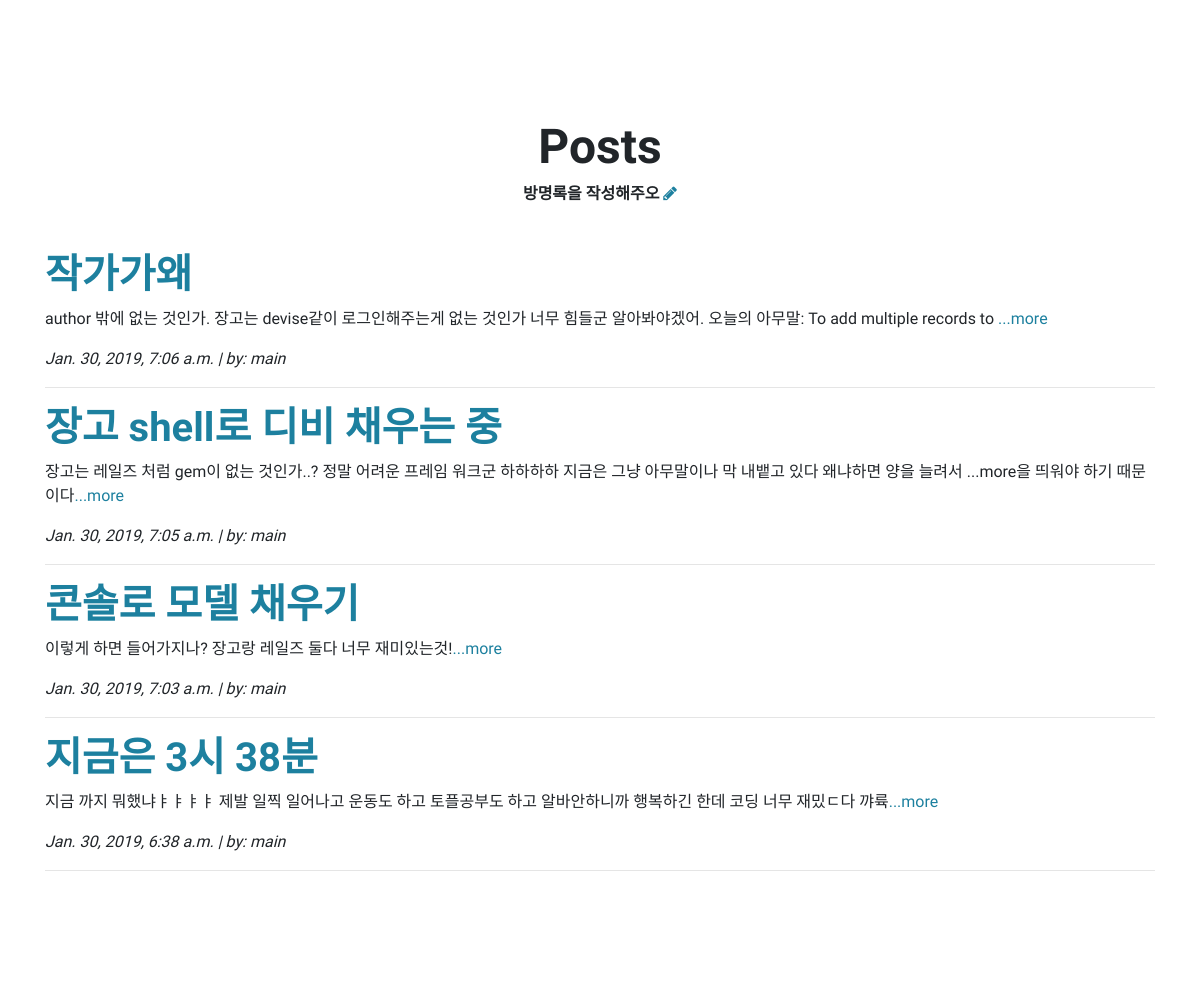
The app's page / (middle part), older data.
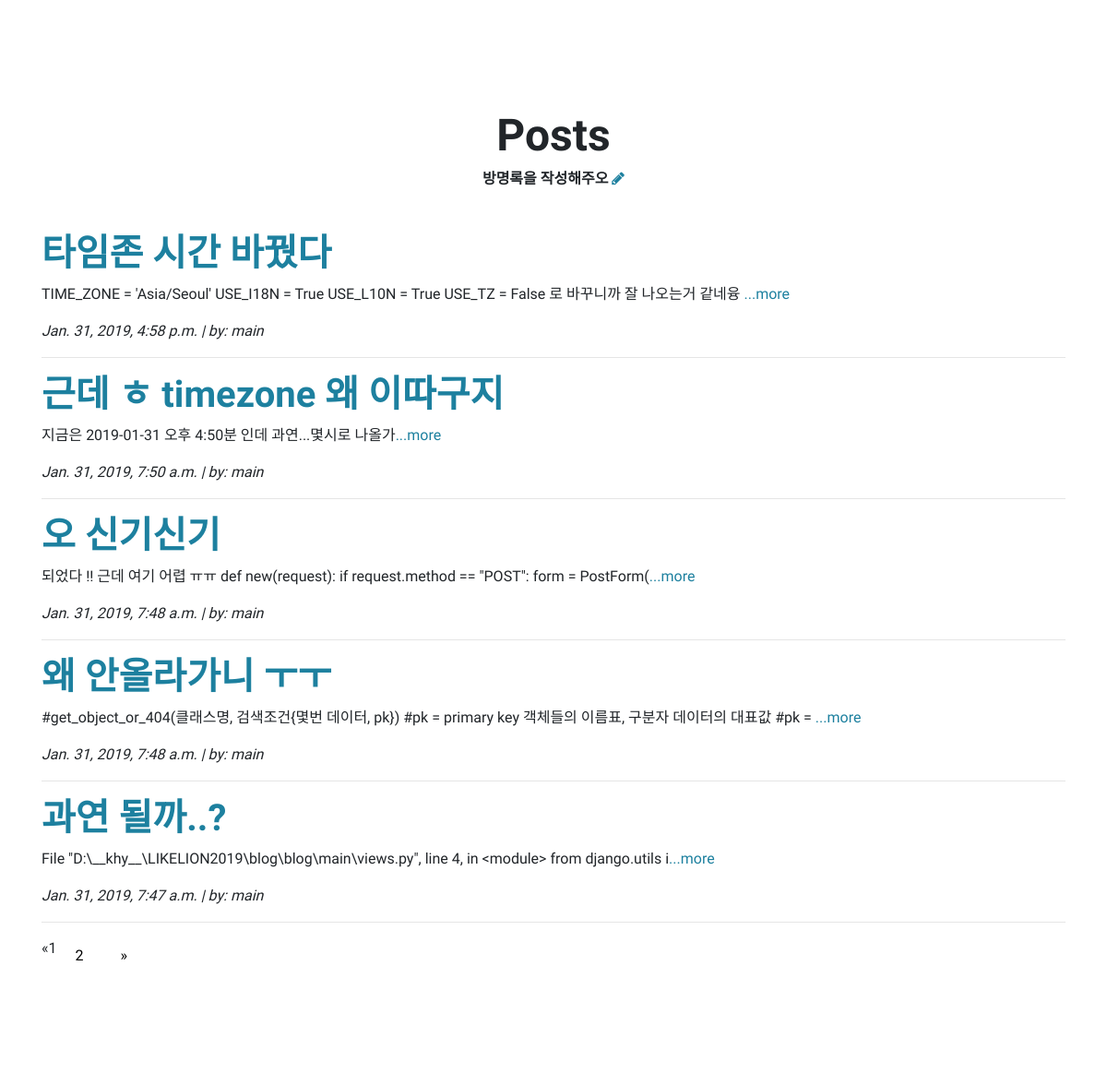
The same page, newer data.
### main/models.py (models this page shows, shortened)
class Post(models.Model):
    author = models.ForeignKey('auth.User', on_delete = models.CASCADE)
    title = models.CharField(max_length=200)
    text = models.TextField()
    created_at = models.DateTimeField(
        default = timezone.now
    )
    published_date = models.DateTimeField(
        blank=True, null=True
    )
    def summary(self):
        return self.text[:100]

### main/views.py (the view)
# urls.py: url(r'^', include('main.urls')),
def main(request):
    post_list = Post.objects.all().order_by('-id')
    paginator = Paginator(post_list, 5)
    page = request.GET.get('page')
    posts = paginator.get_page(page)
    return render(request, 'main/main.html', {'posts': posts})

### main/templates/main/main.html (shortened to what this page needs)
{% extends 'main/base.html' %}
{%block content%}
 <section class="content-section" id="portfolio">
    <div class="container">
      <div class="content-section-heading text-center">
        <h2>Posts</h2>
        <h3 class="mb-5">방명록을 작성해주오
          <a href='{% url "new" %}'><i class="fa fa-pencil"></i></a></h3>
      </div>
      {%for post in posts%}
          <h1><a href='{% url "post_detail" post.pk %}'>{{post.title}}</a></h1>
                <p>{{post.summary}}<a href='{% url "post_detail"  post.pk %}'>...more</a></p>
                <p><em>{{post.created_at}} | by: {{post.author}}</em></p>
          <hr>
    {%endfor%}
    {% if posts.has_other_pages %}
  <div class="pagination">
    {% if posts.has_previous %}
      <li><a href="?page={{ posts.previous_page_number }}">&laquo;</a></li>
    {% else %}
      <li class="disabled"><span>&laquo;</span></li>
    {% endif %}
    {% for i in posts.paginator.page_range %}
      {% if posts.number == i %}
        <li class="active"><span>{{ i }} <span class="sr-only">(current)</span></span></li>
      {% else %}
        <li><a href="?page={{ i }}">{{ i }}</a></li>
      {% endif %}
    {% endfor %}
    {% if posts.has_next %}
      <li><a href="?page={{ posts.next_page_number }}">&raquo;</a></li>
    {% else %}
      <li class="disabled"><span>&raquo;</span></li>
    {% endif %}
  </div>
{% endif %}
    </div>
</section>
{% endblock %}

Row changes from the older to the newer data that the page shows:
no longer on this page (row unchanged): Post: title "작가가왜", summary "author 밖에 없는 것인가. 장고는 devise같이 로그인해주는게 없는 것인가 너무 힘들군 알아봐야겠어. 오늘의 아무말: To add multiple records to", created_at "Jan. 30, 2019, 7:06 a.m.", author "main"
no longer on this page (row unchanged): Post: title "장고 shell로 디비 채우는 중", summary "장고는 레일즈 처럼 gem이 없는 것인가..? 정말 어려운 프레임 워크군 하하하하 지금은 그냥 아무말이나 막 내뱉고 있다 왜냐하면 양을 늘려서 ...more을 띄워야 하기 때문이다", created_at "Jan. 30, 2019, 7:05 a.m.", author "main"
no longer on this page (row unchanged): Post: title "콘솔로 모델 채우기", summary "이렇게 하면 들어가지나? 장고랑 레일즈 둘다 너무 재미있는것!", created_at "Jan. 30, 2019, 7:03 a.m.", author "main"
no longer on this page (row unchanged): Post: title "지금은 3시 38분", summary "지금 까지 뭐했냐ㅑㅑㅑㅑ 제발 일찍 일어나고 운동도 하고 토플공부도 하고 알바안하니까 행복하긴 한데 코딩 너무 재밌ㄷ다 꺄륙", created_at "Jan. 30, 2019, 6:38 a.m.", author "main"
added Post: title "타임존 시간 바꿨다", summary "TIME_ZONE = 'Asia/Seoul' USE_I18N = True USE_L10N = True USE_TZ = False 로 바꾸니까 잘 나오는거 같네융", created_at "Jan. 31, 2019, 4:58 p.m.", author "main"
added Post: title "근데 ㅎ timezone 왜 이따구지", summary "지금은 2019-01-31 오후 4:50분 인데 과연...몇시로 나올가", created_at "Jan. 31, 2019, 7:50 a.m.", author "main"
added Post: title "오 신기신기", summary "되었다 !! 근데 여기 어렵 ㅠㅠ def new(request): if request.method == \"POST\": form = PostForm(", created_at "Jan. 31, 2019, 7:48 a.m.", author "main"
added Post: title "왜 안올라가니 ㅜㅜ", summary "#get_object_or_404(클래스명, 검색조건{몇번 데이터, pk}) #pk = primary key 객체들의 이름표, 구분자 데이터의 대표값 #pk =", created_at "Jan. 31, 2019, 7:48 a.m.", author "main"
added Post: title "과연 될까..?", summary "File \"D:\\__khy__\\LIKELION2019\\blog\\blog\\main\\views.py\", line 4, in <module> from django.utils i", created_at "Jan. 31, 2019, 7:47 a.m.", author "main"
Text that changed along with them:
new list line: "1"
new list line: "2"
